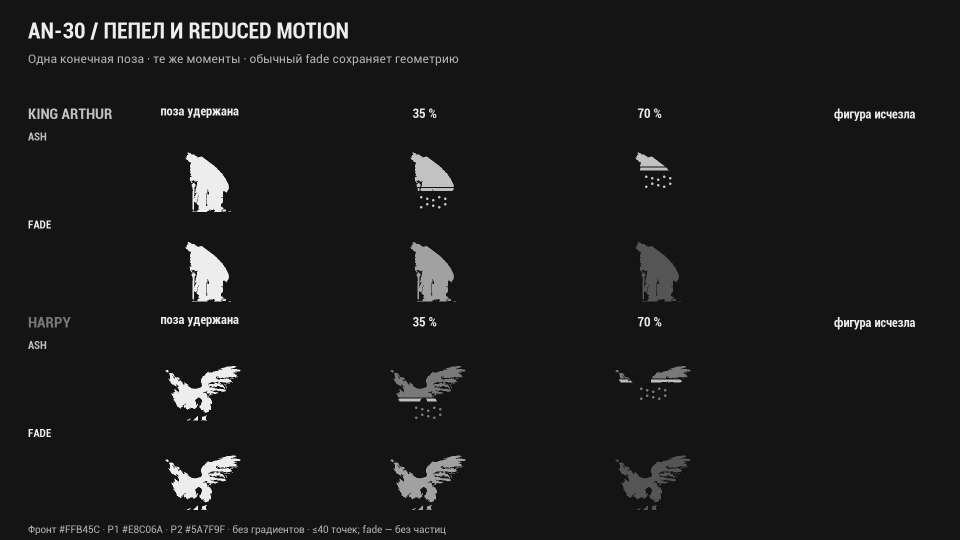
#> input picture art/imagegen/anim-death-sheet-codex/comparison/AN-30-ash-vs-fade-gray.png, 1920 x 1080 px, given in place of EN-02-OUTPAINT-02-pasteback.png, which was not available (shown at 1/2 size)
$ python en02_fix1.py input 3 --source ../../anim-death-sheet-codex/comparison/AN-30-ash-vs-fade-gray.png
#> lines starting #> are read from the running program, lines starting #| are printed output that depends on the picture
"""CX-17 fix1: local tile inputs, immutable raw archive, composites and proof.
Run python -B; writes are restricted to PKG and IMG. No providers/git/Unreal.
"""
import argparse
import hashlib
import json
import shutil
from pathlib import Path

import numpy as np
from PIL import Image, ImageDraw
from scipy.ndimage import gaussian_filter1d

import en02 as base

ROOT, PKG, IMG = base.ROOT, base.PKG, base.IMG
BOX, SIZE = base.BOX, base.SIZE
read, write, sha, rel = base.read_json, base.write_json, base.sha, base.rel
TILES = {2: (0, 0, 1536, 1317), 3: (804, 0, 2340, 1317),
         4: (0, 0, 1536, 1317), 5: (804, 0, 2340, 1317)}


def stem(n):
    return f'EN-02-OUTPAINT-{n:02d}'


def make_input(n):
#> called with n = 3
    box = TILES[n]
    source = IMG / 'concepts/EN-02-outpaint-input.png'
    if n in (3, 5):
        source = IMG / f'concepts/{stem(n-1)}-pasteback.png'
    image = Image.open(source).crop(box)
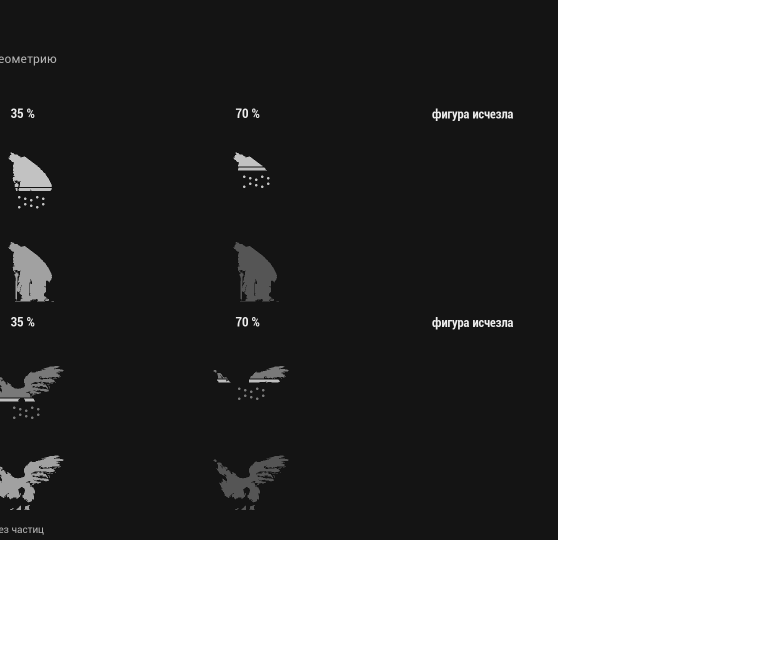
#> image: PIL image 1536x1317 RGBA (shown at 1/2 size); mean R, G, B, A 14.4, 14.4, 14.4, 151.9; transparent parts drawn white
    dest = IMG / f'concepts/{stem(n)}-input.png'
    assert not dest.exists()
    image.save(dest)
#> (the run stopped early here; a loop or call above may not have finished)

$ run again, on art/imagegen/anim-facing-sheet-codex/comparison/AN-26-facing-sheet-color.png
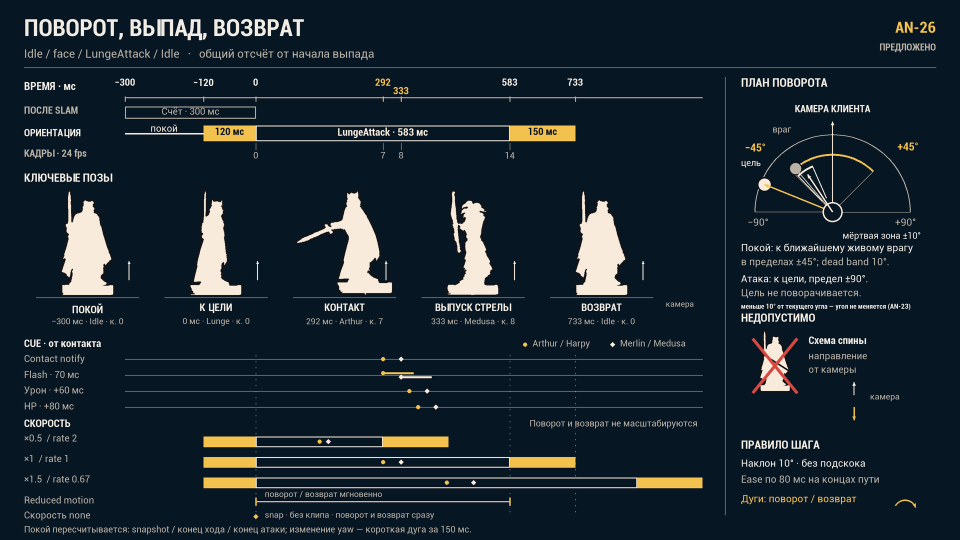
#> input picture art/imagegen/anim-facing-sheet-codex/comparison/AN-26-facing-sheet-color.png, 1920 x 1080 px, given in place of EN-02-OUTPAINT-02-pasteback.png, which was not available (shown at 1/2 size)
#> in make_input, `image = Image.open(source).crop(box)`:
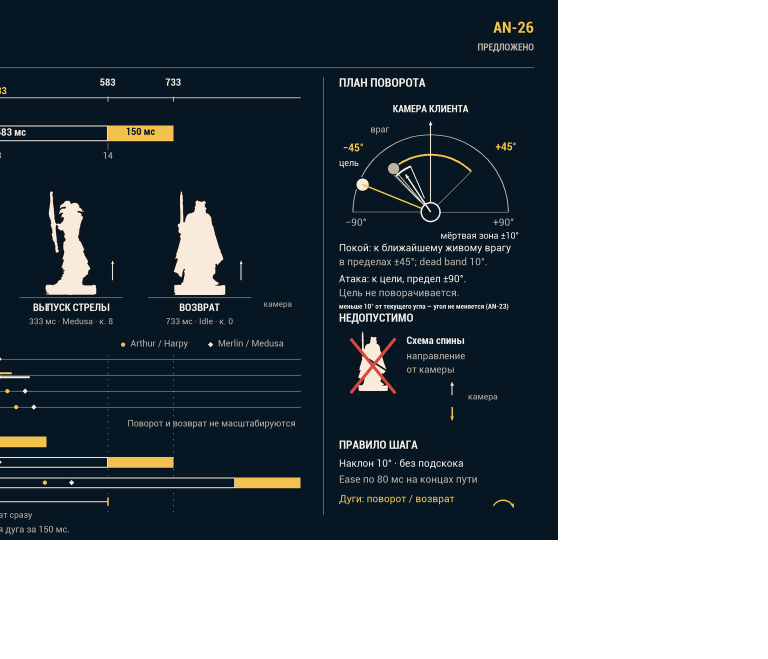
#> image: PIL image 1536x1317 RGBA (shown at 1/2 size); mean R, G, B, A 12.8, 20.8, 26.7, 151.9; transparent parts drawn white
